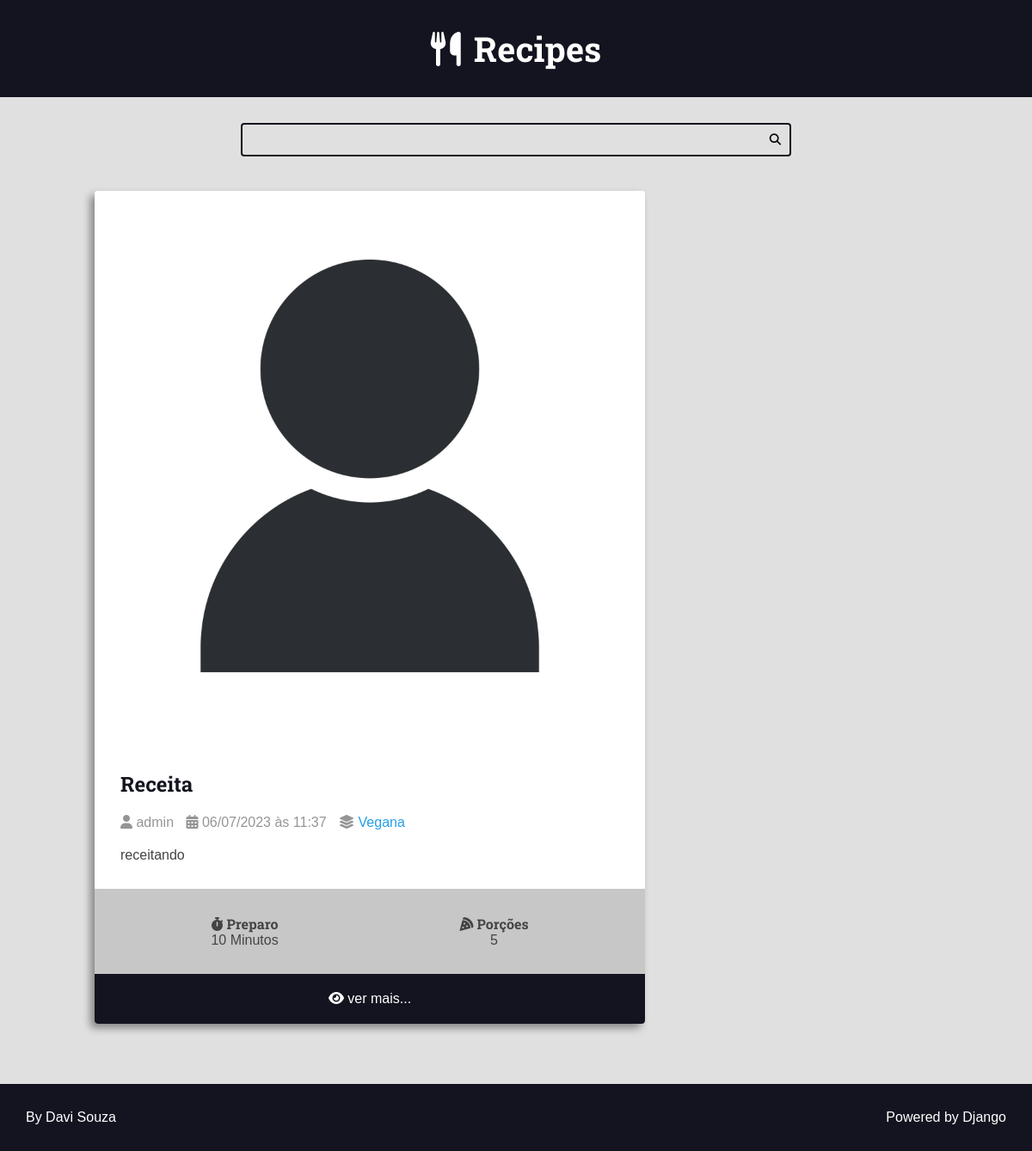
Before: / with the older database file.
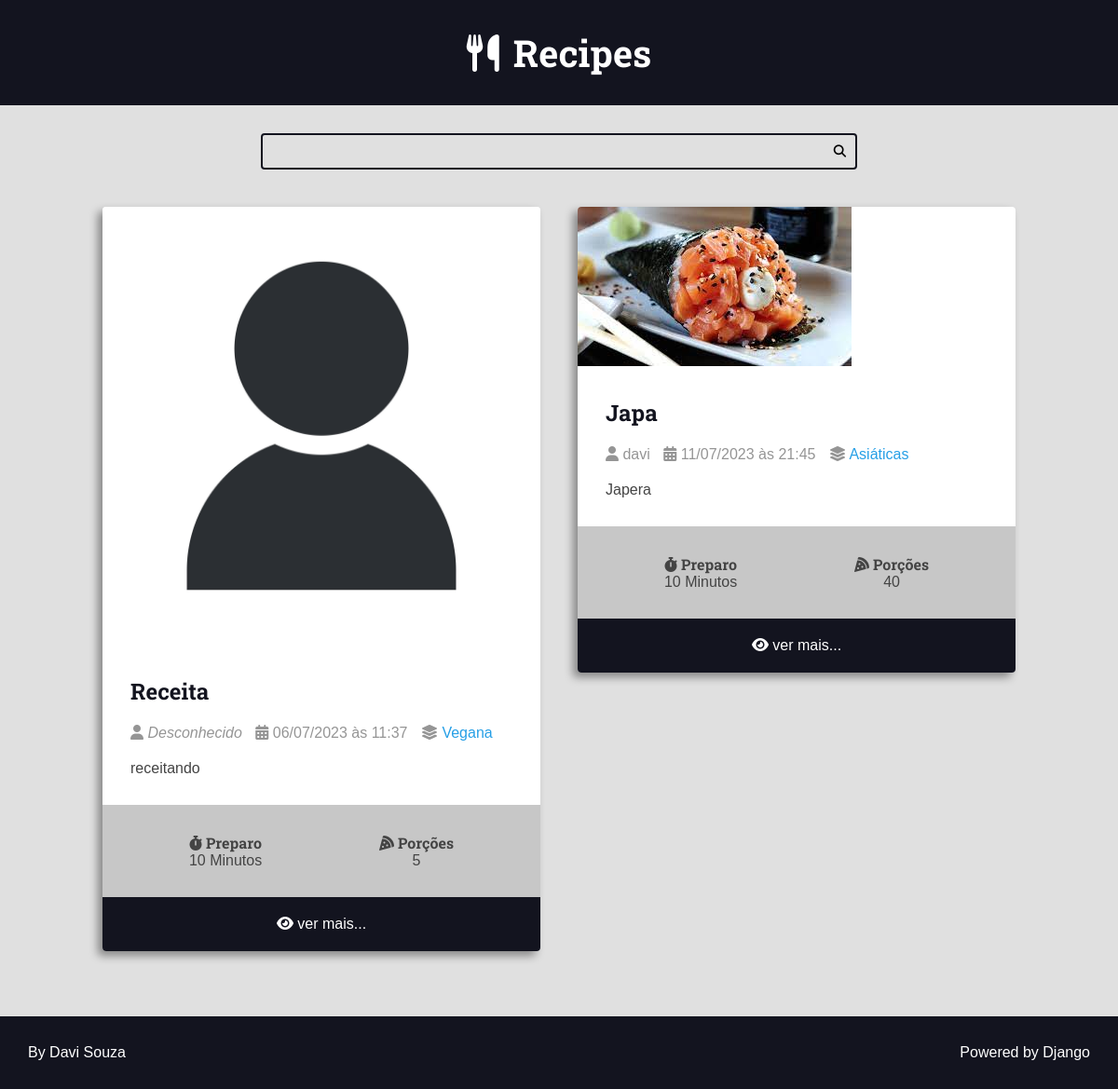
After: the same page with the newer database file.
### recipes/models.py (models this page shows, shortened)
class Recipe(models.Model):
    title = models.CharField(max_length=65)
    description = models.CharField(max_length=165)
    slug = models.SlugField()
    preparation_time = models.IntegerField()
    preparation_time_unit = models.CharField(max_length=65)
    servings = models.IntegerField()
    servings_unit = models.CharField(max_length=65)
    preparation_steps = models.TextField()
    preparation_steps_is_html = models.BooleanField(default=False)
    created_at = models.DateTimeField(auto_now_add=True)
    updated_at = models.DateTimeField(auto_now=True)
    is_published = models.BooleanField(default=False)
    cover = models.ImageField(upload_to='recipes/covers/%Y/%m/%d/')
    category = models.ForeignKey(
        Category, on_delete=models.SET_NULL, null=True, blank=True, default=None)
    author = models.ForeignKey(
        User, on_delete=models.SET_NULL, null=True)

class Category(models.Model):
    name = models.CharField(max_length=65)

### recipes/views.py (the view)
# urls.py: 2. Add a URL to urlpatterns:  path('', views.home, name='home')
def home(request):
    recipes = Recipe.objects.filter(is_published=True).order_by('updated_at')
    context = {'recipes': recipes, }
    return render(request, 'recipes/pages/home.html', context)

### recipes/templates/recipes/pages/home.html (shortened to what this page needs)
{% extends 'global/base.html' %}
{% block content %}
    <div class="main-content main-content-list container">
        {% for recipe in recipes %}
            {% include '../partials/recipe-cards.html' %}
        {% endfor %}
    </div>
{% endblock content %}

### base_templates/global/base.html (shortened to what this page needs)
{% load static %}
<!DOCTYPE html>
<html lang="pt-BR">
<head>
    <link rel="stylesheet" href="https://cdnjs.cloudflare.com/ajax/libs/font-awesome/6.4.0/css/all.min.css"
 />
    <link rel="stylesheet" href="{% static 'recipes/css/styles.css' %}">
</head>
<body>
    {% include 'recipes/partials/header.html' %}
    {% include 'recipes/partials/search-bar.html' %}
    <main class="main-content-container">
        {% block content %}
        {% endblock content %}
    </main>
    {% include 'recipes/partials/footer.html' %}
</body>
</html>

### recipes/templates/recipes/partials/header.html
<header class="main-header-container">
    <div class="main-header container">
        <h1>
            <a class="main-logo" href="{% url 'recipes:home' %}"><i class="fa-solid fa-utensils main-logo-icon"></i>
                <span class="main-logo-text">Recipes</span>
            </a>
        </h1>
    </div>
</header>

### recipes/templates/recipes/partials/search-bar.html
<div class="search-container">
    <div class="container">
        <form action="" class="search-form">
            <input type="search" class="search-input" name="search">
            <button type="submit" class="search-button"><i class="fas fa-search"></i></button>
        </form>
    </div>
</div>

### recipes/templates/recipes/partials/recipe-cards.html (shortened to what this page needs)
<div class="recipe recipe-list-item">
    <div class="recipe-cover">
        <a href="{% url 'recipes:recipe' recipe.id %}">
            <img src="{{recipe.cover.url}}" alt="Temp">
        </a>
    </div>
    <div class="recipe-title-container">
        <h2 class="recipe-title">
            <a href="{% url 'recipes:recipe' recipe.id %}">
                {{recipe.title}}
            </a>
        </h2>
    </div>
    <div class="recipe-author">
        <span class="recipe-author-item">
            <i class="fas fa-user"></i>
                {% if recipe.author is not None %}
                    {% if recipe.author.first_name %}
                        {{recipe.author.first_name}} {{recipe.author.last_name}}
                    {% else %}
                        {{recipe.author.username}}
                    {% endif %}
                {% else %}
                    <em>Desconhecido</em>
                {% endif %}
        </span>
        <span class="recipe-author-item">
            <i class="fas fa-calendar-alt"></i>
            {{recipe.created_at|date:"d/m/Y"}} às {{recipe.created_at|date:"H:i"}}
        </span>
        {% if recipe.category is not None %}
            <span class="recipe-author-item">
                <i class="fas fa-layer-group"></i>
                <span> <a href="{% url 'recipes:category' recipe.category.id %}"> {{recipe.category.name}} </a> </span>
            </span>
        {% endif %}
    </div>
    <div class="recipe-content">
        <p> {{recipe.description}} </p>
    </div>
    <div class="recipe-meta-container">
        <div class="recipe-meta recipe-preparation">
            <h3 class="recipe-meta-title"><i class="fas fa-stopwatch"></i> Preparo</h3>
            <div class="recipe-meta-text">
                {{recipe.preparation_time}} {{recipe.preparation_time_unit}}
            </div>
        </div>
        <div class="recipe-meta recipe-servings">
            <h3 class="recipe-meta-title"><i class="fas fa-pizza-slice"></i> Porções</h3>
            <div class="recipe-meta-text">
                {{recipe.servings}} {{recipe.preparation_servings_unit}}
            </div>
        </div>
    </div>
    {% if not is_detail_page %}
        <footer class="recipe-footer">
            <a class="recipe-read-more button button-dark button-full-width" href="{% url 'recipes:recipe' recipe.id%}">
                <i class="fas fa-eye"></i>
                <span>ver mais...</span>
            </a>
        </footer>
    {% endif %}
</div>

### recipes/templates/recipes/partials/footer.html
<footer class="main-footer">
    <div class="developer">
        <a href="https://github.com/dev-davisouza" target="_blank" rel="noreferrer noopener">By Davi Souza</a>
    </div>
    <div class="powered">
        <a href="https://www.djangoproject.com/" target="_blank" rel="noreferrer noopener">Powered by Django</a>
    </div>
</footer>

### recipes/static/recipes/css/styles.css (style rules this page uses)
:root { --color-primary: #269fe6; --color-primary-hover: #2086c2; --color-primary-dark: #13141f; --color-primary-dark-hover: #212336; --color-primary-light: #d4ecfa; --color-primary-light-hover: #bdd8e7; --color-white: #fff; --color-black: #000; --color-dark-text: #444; --color-info-light: #cce5ff; --color-debug-light: #cce5ff; --color-success-light: #d4edda; --color-alert-light: #fff3cd; --color-warning-light: #fff3cd; --color-error-light: #f8d7da; --color-info-dark: #4d86c4; --color-debug-dark: #4d86c4; --color-success-dark: #4a9c5d; --color-alert-dark: #927f40; --color-warning-dark: #927f40; --color-error-dark: #da525d; --color-gray-0: #f9f9f9; --color-gray-1: #e0e0e0; --color-gray-2: #c7c7c7; --color-gray-3: #aeaeae; --color-gray-4: #959595; --color-gray-5: #7d7d7d; --color-gray-6: #646464; --color-gray-7: #4b4b4b; --color-gray-8: #323232; --color-gray-9: #191919; --font-primary: sans-serif; --font-headings: 'Roboto Slab', serif; --spacing-gutter-medium: 3rem; --spacing-gutter-large: 4rem; }
* { padding: 0; margin: 0; box-sizing: border-box; }
html { font-size: 62.5%; }
body { background: var(--color-gray-1); font-size: 1.6rem; font-family: var(--font-primary); color: var(--color-dark-text); }
h1, h2, h3, h4, h5, h6 { font-family: var(--font-headings); }
.container { max-width: 144rem; margin: 0 auto; padding: var(--spacing-gutter-medium); }
.main-header-container { background: var(--color-primary-dark); }
.main-logo { font-size: 4rem; color: var(--color-white); text-decoration: none; display: flex; flex-flow: row nowrap; align-items: center; justify-content: center; width: fit-content; margin: 0 auto; }
.main-logo-icon { margin-right: 1.5rem; }
.search-form { border: .2rem solid var(--color-primary-dark); max-width: 64rem; margin: 0 auto; border-radius: .4rem; position: relative; transition: all 300ms ease-in-out; }
.search-input, .search-button { border: none; background: none; outline: none; padding: 1rem; }
.search-button { position: absolute; top: 0; right: 0; }
.search-input { width: 100%; padding-right: 2.5rem; }
.main-content-container { margin-top: 1rem; margin-left: 8rem; margin-right: 8rem; margin-bottom: 4rem; }
.main-content { padding-top: 0; }
.main-content-list { display: grid; grid-template-columns: repeat(auto-fit, minmax(340px, 1fr)); gap: var(--spacing-gutter-large); }
.recipe { background: var(--color-white); box-shadow: -5px 5px 10px rgba(0, 0, 0, .4); transform: scale(1); transition: all 250ms ease-in-out; border-radius: 4px; overflow: hidden; }
.recipe img { max-width: 100%; }
.recipe-list-item { max-width: 64rem; height: fit-content; }
.recipe-title-container { padding: var(--spacing-gutter-medium); padding-bottom: 2rem; }
.recipe-title-container a { text-decoration: none; color: var(--color-primary-dark) }
.recipe-author { padding: 0 var(--spacing-gutter-medium); }
.recipe-author a { color: var(--color-primary); transition: all 300ms ease-in-out; text-decoration: none; }
.recipe-author-item { color: var(--color-gray-4); margin-right: 1rem; }
.recipe-content { padding: var(--spacing-gutter-medium); padding-top: 2rem; }
.recipe-meta-container { display: flex; flex-flow: row wrap; padding: var(--spacing-gutter-medium); background: var(--color-gray-2); }
.recipe-meta { display: flex; flex-flow: column nowrap; flex-shrink: 1; flex-grow: 1; text-align: center; }
.recipe-meta-title { font-size: 1.6rem; }
.recipe-footer a { background: var(--color-primary-dark); display: block; color: var(--color-white); text-decoration: none; text-align: center; padding: 2rem var(--spacing-gutter-medium); transition: all 300ms ease-in-out; }
.main-footer { display: flex; align-items: center; justify-content: space-between; background: var(--color-primary-dark); color: var(--color-white); padding: var(--spacing-gutter-medium); }
.main-footer a { color: var(--color-white); text-decoration: none; transition: all 300ms ease-in-out; }

Changed rows visible on the page:
changed Recipe "Receita": author.username "admin" → (not shown); now shows "Desconhecido"
added Recipe: cover (picture), title "Japa", author.username "davi", created_at "11/07/2023", created_at "21:45", category.name "Asiáticas", description "Japera", preparation_time "10", preparation_time_unit "Minutos", servings "40"
